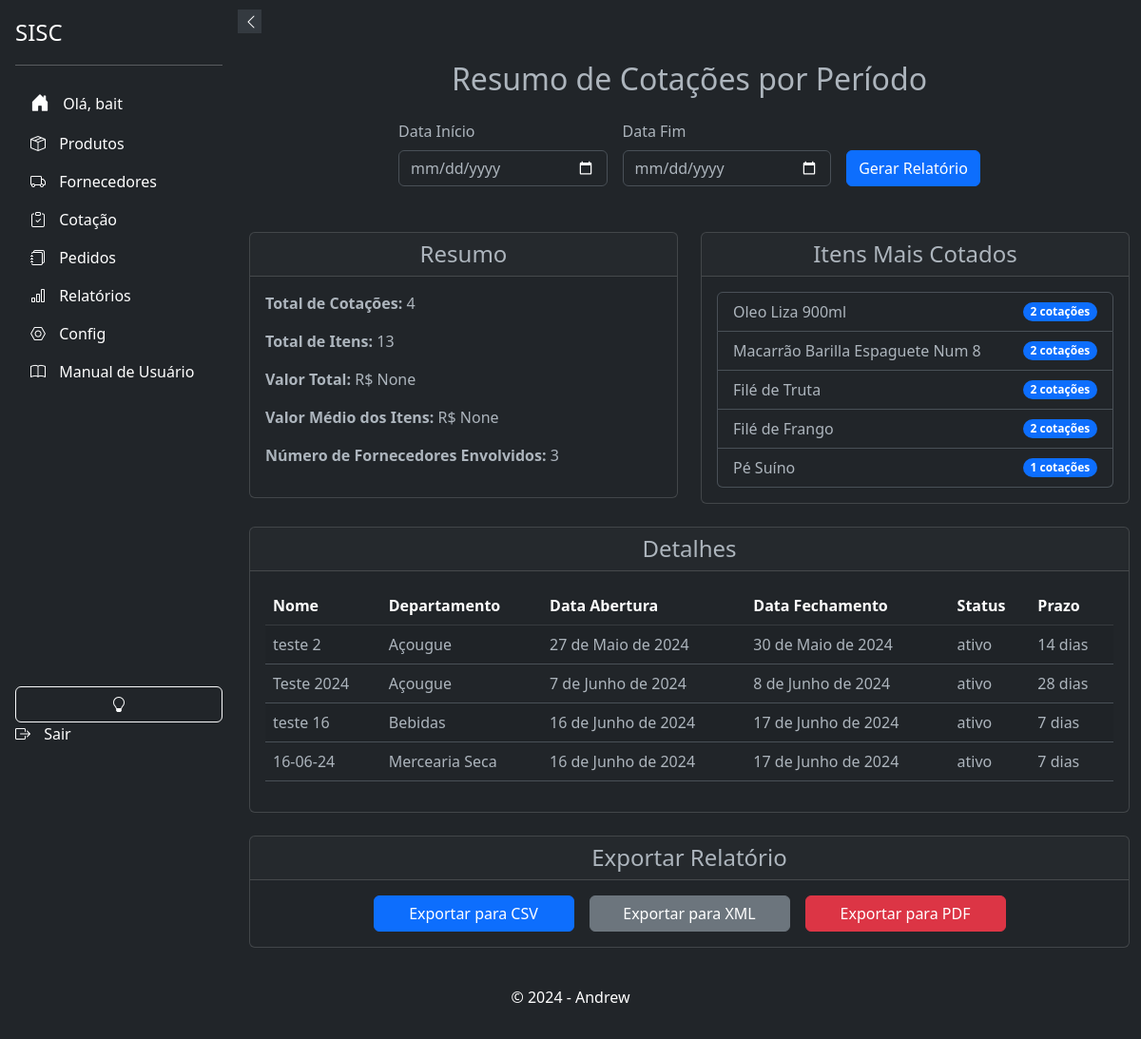
Page /relatorios/resumo-cotacoes/ (signed in) on the earlier database version.
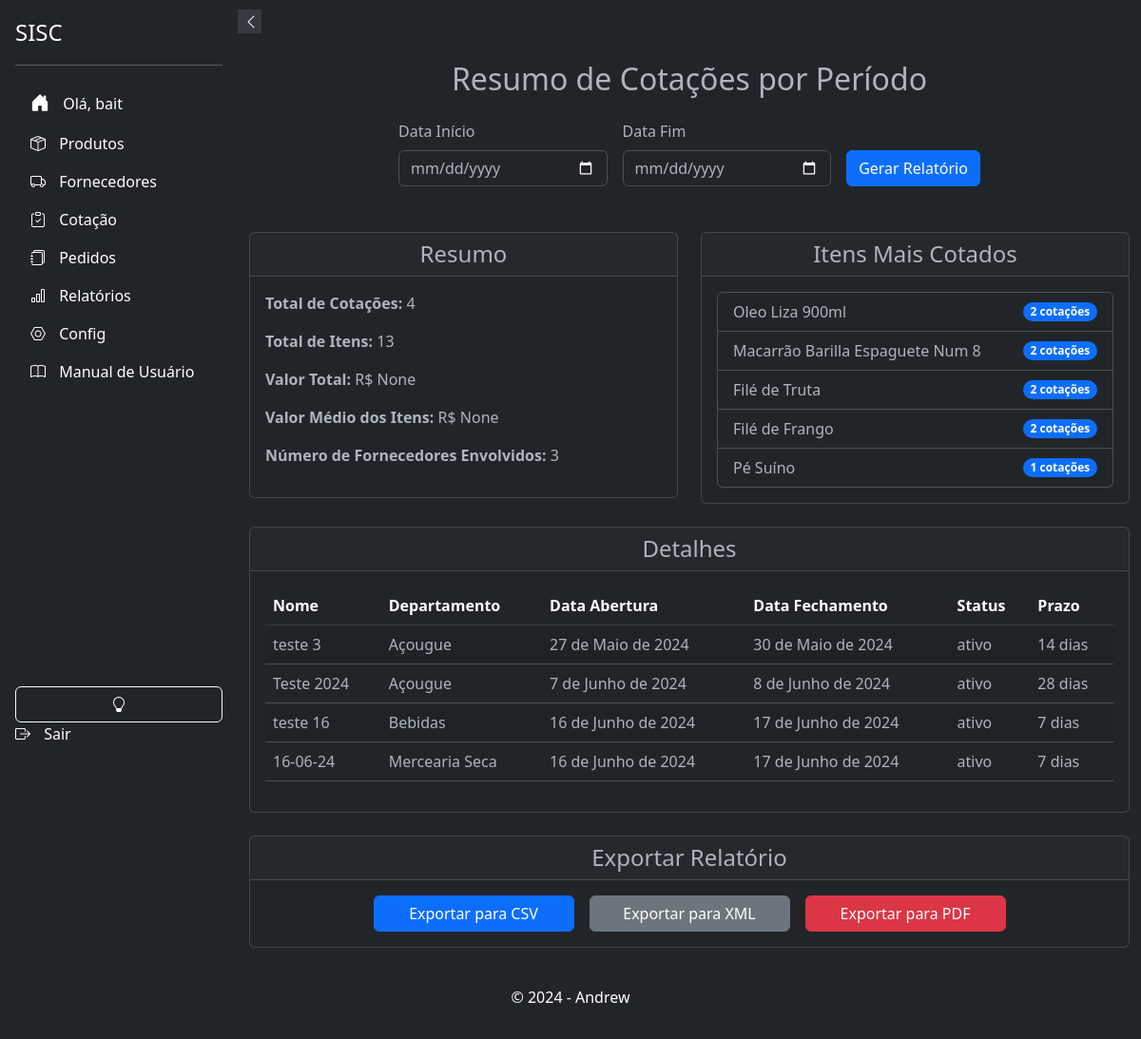
Same page on the later database version.
### cotacao/models.py (models this page shows, shortened)
class Cotacao(models.Model):
    uuid = models.UUIDField(default=uuid.uuid4, editable=False, unique=True)
    nome = models.CharField(max_length=200)
    departamento = models.ForeignKey(Departamento, on_delete=models.SET_NULL, null=True )
    usuario_criador = models.ForeignKey(settings.AUTH_USER_MODEL, on_delete=models.CASCADE, related_name='cotacoes_criadas', null=True, )
    data_abertura = models.DateField()
    data_fechamento = models.DateField()
    status = models.CharField(max_length=10, default='ativo', choices=[('ativo', 'Aberto'), ('inativo', 'Fechado')])
    prazo = models.IntegerField(
                                    choices=[(0, 'à vista'), (7, '7 dias'), (14, '14 dias'), (21, '21 dias'), (28, '28 dias')],
                                    default=21,
                                    help_text='Prazo para os produtos'
                                    )
    class Meta:
        verbose_name = _('Cotação')
        verbose_name_plural = _('Cotações')
        ordering = ['data_abertura']
        indexes = [
            models.Index(fields=['departamento']),
            models.Index(fields=['status']),
            models.Index(fields=['data_abertura']),
        ]

### products/models.py (models this page shows, shortened)
class Departamento(models.Model):
    nome = models.CharField(max_length=100, unique=True)
    class Meta:
        verbose_name = _('Departamento')
        verbose_name_plural = _('Departamentos')
        ordering = ['nome']

### relatorios/views.py (the view, shortened to what this page needs)
# urls.py: path('resumo-cotacoes/', ResumoCotacoesView.as_view(), name='resumo_cotacoes'),
@method_decorator(login_required(login_url=''), name='dispatch')
class ResumoCotacoesView(TemplateView):
    template_name = 'relatorios/resumo_cotacoes.html'
    def get(self, request):
        data_inicio = request.GET.get('data_inicio')
        data_fim = request.GET.get('data_fim')
        if data_inicio and data_fim:
            cotacoes = Cotacao.objects.filter(data_abertura__gte=data_inicio, data_fechamento__lte=data_fim)
        else:
            cotacoes = Cotacao.objects.all()
        total_cotacoes = cotacoes.count()
        total_itens = ItemCotacao.objects.filter(cotacao__in=cotacoes).count()
        valor_total = ItemCotacao.objects.filter(cotacao__in=cotacoes).aggregate(Sum('produto__preco_de_custo'))['produto__preco_de_custo__sum']
        valor_medio_itens = ItemCotacao.objects.filter(cotacao__in=cotacoes).aggregate(Avg('produto__preco_de_custo'))['produto__preco_de_custo__avg']
        numero_fornecedores = cotacoes.values('departamento').distinct().count()
        itens_mais_cotados = ItemCotacao.objects.filter(cotacao__in=cotacoes).values('produto__name').annotate(total=Count('produto')).order_by('-total')[:5]
        context = {
            'cotacoes': cotacoes,
            'total_cotacoes': total_cotacoes,
            'total_itens': total_itens,
            'valor_total': valor_total,
            'valor_medio_itens': valor_medio_itens,
            'numero_fornecedores': numero_fornecedores,
            'itens_mais_cotados': itens_mais_cotados,
        }
        return render(request, self.template_name, context)

### relatorios/templates/relatorios/resumo_cotacoes.html (shortened to what the changed rows need)
{% extends 'base.html' %}
{% block content %}
<div class="container my-4">
    <h2 class="text-center mb-4">Resumo de Cotações por Período</h2>
    <div class="row mt-5">
        <div class="col-md-12">
            <div class="card mb-4">
                <div class="card-body">
                    <table class="table table-striped">
                        <thead class="table-dark">
                            <tr>
                                <th>Nome</th>
                                <th>Departamento</th>
                                <th>Data Abertura</th>
                                <th>Data Fechamento</th>
                                <th>Status</th>
                                <th>Prazo</th>
                            </tr>
                        </thead>
                        <tbody>
                            {% for cotacao in cotacoes %}
                            <tr>
                                <td>{{ cotacao.nome }}</td>
                                <td>{{ cotacao.departamento.nome }}</td>
                                <td>{{ cotacao.data_abertura }}</td>
                                <td>{{ cotacao.data_fechamento }}</td>
                                <td>{{ cotacao.status }}</td>
                                <td>{{ cotacao.prazo }} dias</td>
                            </tr>
                            {% endfor %}
                        </tbody>
                    </table>
                </div>
            </div>
        </div>
    </div>
</div>
{% endblock %}

Differences in the rows shown:
changed Cotacao: nome "teste 2" → "teste 3"
